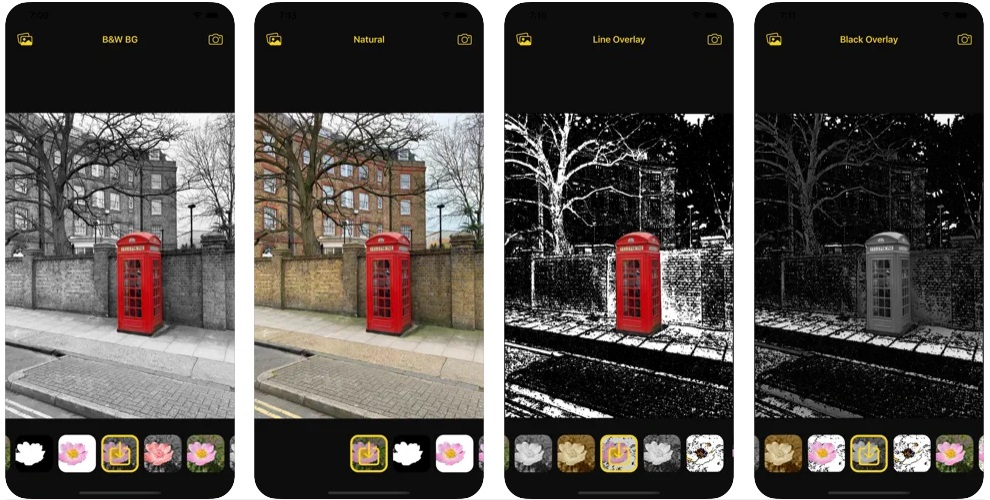
#> input picture clipping_camera.jpg, 990 x 500 px, given as the content of the folder test_data/leaf_data/, which was not available
$ python mengban.py
#> lines starting #> are read from the running program, lines starting #| are printed output that depends on the picture; after the words box and inside, x2 and y2 are one past the last pixel; in counts of white or black regions, pixels touching at a corner belong together; pictures that were not available may be replaced by others from this repository, and a replacement may not be noted
import cv2
import numpy as np
import os


import cv2
import numpy as np

def postprocess_leaf(original_img_path, mask_img_path, output_path):
    # 1. 加载原图和掩膜图像
    orig = cv2.imread(original_img_path)  # 读取原图（BGR格式）
#> orig is the input picture: shape (500, 990, 3); mean B, G, R 78.9, 82, 86.8
    if orig is None:
        print(f"❌ 无法加载原图: {original_img_path}")
        return
    mask = cv2.imread(mask_img_path, cv2.IMREAD_GRAYSCALE)  # 读取掩膜（灰度图）
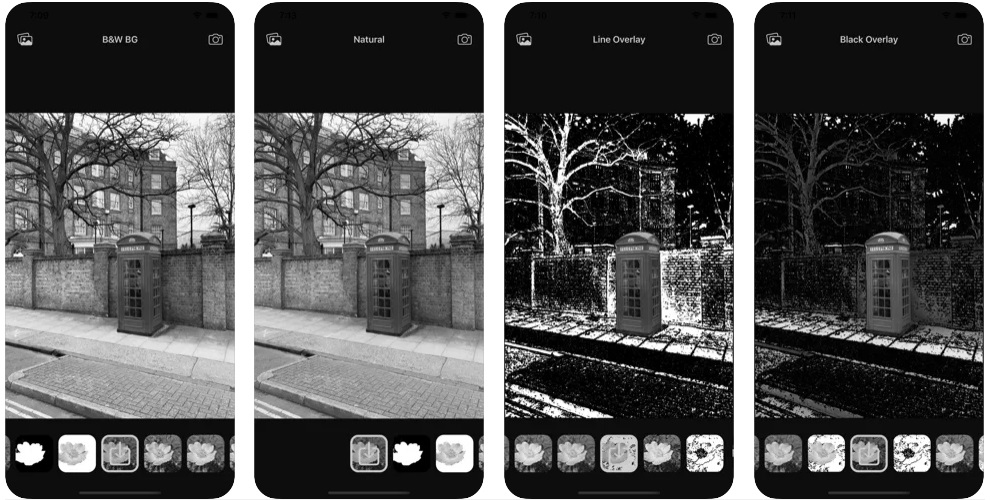
#> mask: shape (500, 990); min 0, max 255, mean 83.1
    if mask is None:
        print(f"❌ 无法加载掩膜: {mask_img_path}")
        return

    # 2. 确保 mask 和原图的尺寸一致
    if mask.shape != orig.shape[:2]:
        print(f"⚠️ 尺寸不匹配！调整 mask 大小: {mask.shape} → {orig.shape[:2]}")
        mask = cv2.resize(mask, (orig.shape[1], orig.shape[0]), interpolation=cv2.INTER_NEAREST)

    # 3. 对掩膜进行二值化处理
    _, binary_mask = cv2.threshold(mask, 127, 255, cv2.THRESH_BINARY)
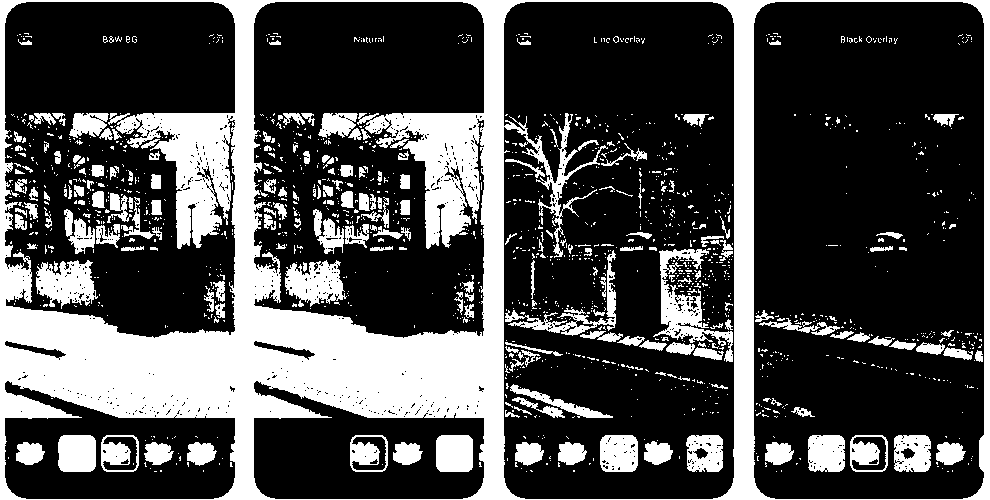
#> binary_mask: shape (500, 990); 29.4% white; 1508 white regions (1305 under 20 px), largest, box (x1, y1, x2, y2) and area: (0, 0, 990, 500) 100956, (653, 249, 733, 362) 2586, (36, 260, 98, 309) 1936

    # 4. 可选：对掩膜进行形态学处理，去除噪点、平滑边缘
    kernel = cv2.getStructuringElement(cv2.MORPH_ELLIPSE, (5, 5))
    clean_mask = cv2.morphologyEx(binary_mask, cv2.MORPH_OPEN, kernel, iterations=1)
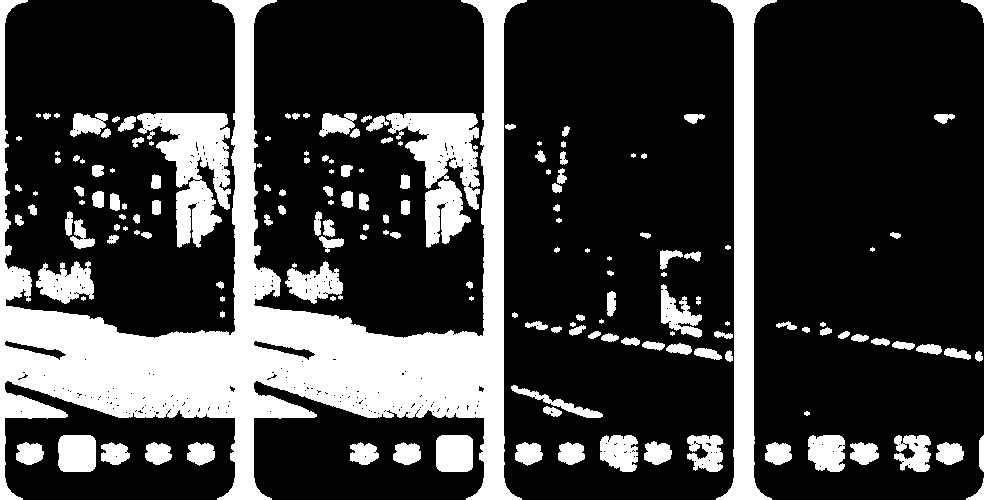
#> clean_mask: shape (500, 990); 24.5% white; 168 white regions (24 under 20 px), largest, box (x1, y1, x2, y2) and area: (0, 0, 527, 500) 66149, (711, 0, 777, 500) 10637, (137, 113, 231, 248) 6525
    clean_mask = cv2.GaussianBlur(clean_mask, (5, 5), 0)
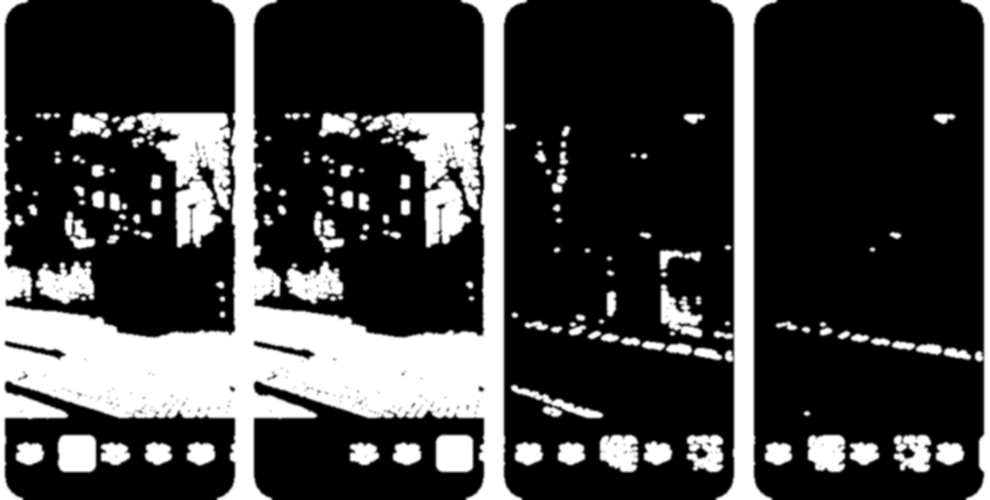
#> clean_mask: shape (500, 990); min 0, max 255, mean 62.5

    # 5. 创建三通道的掩膜，确保维度匹配
    mask_3c = cv2.merge([clean_mask, clean_mask, clean_mask])

    # 6. 使用 NumPy 进行像素替换：掩膜为黑色的区域变为白色
    result = np.where(mask_3c == 0, 255, orig)
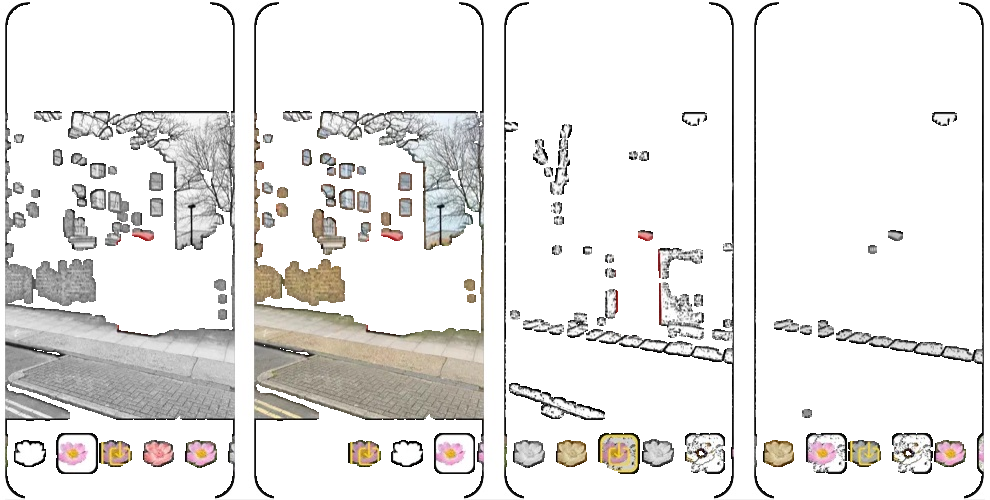
#> result: shape (500, 990, 3); mean of channels 0, 1, 2 229.3, 230.8, 232; drawn as B, G, R

    # 7. 保存处理后的图像
    cv2.imwrite(output_path, result)
    print(f"✅ 处理完成，结果保存至: {output_path}")


# 假设原图在 'test_data/' 文件夹，掩膜在 'results/' 文件夹
input_folder = 'test_data/leaf_data/'
mask_folder = 'test_data/leaf_results/'
output_folder = 'test_data/final_results/'
os.makedirs(output_folder, exist_ok=True)

for subfolder in os.listdir(input_folder):
    if subfolder.startswith("."):  # 跳过隐藏文件夹
        continue
    for filename in os.listdir(input_folder + subfolder):
        orig_path = os.path.join(input_folder + subfolder, filename)
        # 根据原图名称构造对应的掩膜文件名（注意文件名可能有所不同，根据你的实际情况修改）
        mask_path = os.path.join(mask_folder + subfolder, os.path.splitext(filename)[0] + '.png')
        out_path = os.path.join(output_folder + subfolder, filename)
        postprocess_leaf(orig_path, mask_path, out_path)
